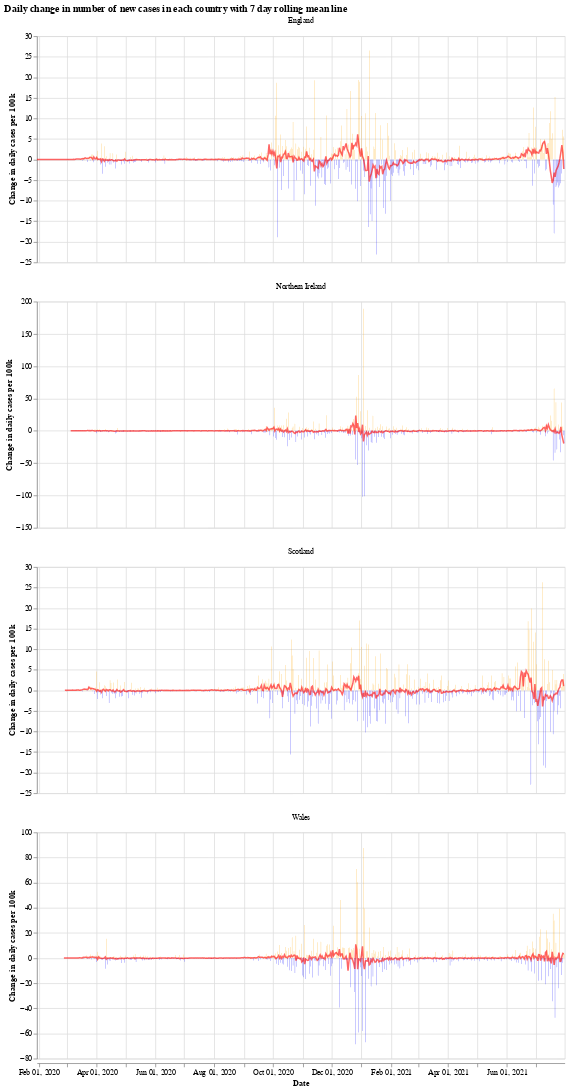

The notebook cell this image was saved under:
### Markdown cell above
We will use the Python library `Altair` for visualising the data, see the [altair docs](https://altair-viz.github.io/) for more information.

First we have a graph which shows the daily change in the number of new cases for each country. This number jumps up and down all over the place, which is likely due to delay in reporting of new cases over the weekend. Another interesting thing is that it looks like the daily cases in Wales experienced a much shorter period of calm over the summer (calm in the sense of daily cases not jumping up and down).

The orange bars are days when the number of new cases (per 100k population) was more than the previous day, while the blue are days when the number of new cases dropped. The red line is the 7 day moving average. 

When the moving average line is below 0, it means that there is a consistent drop in new cases. We can see this clearly happening around the times that lockdowns were introduced (though, to varying degrees). I will update the graphs soon with a marker of when each lockdown started.

### Code cell
# collapse
import altair as alt

bars = alt.Chart(uk_cases).mark_bar().encode(
    x=alt.X("yearmonthdate(date):T", axis=alt.Axis(title='Date')),
    y=alt.Y("casesChangeRate:Q", axis=alt.Axis(title='Change in daily cases per 100k')),
    tooltip='casesChange',
    color=alt.condition(
        alt.datum.casesChangeRate > 0,
        alt.value("orange"),  # The positive color
        alt.value("blue")  # The negative color
    )
).properties(title='Daily change in number of new cases with 7 day rolling mean',width=700).interactive()

line = alt.Chart(uk_cases).mark_line(
    color='red',
    size=2,
    opacity=0.6
).transform_window(
    rolling_mean='mean(casesChangeRate)',
    frame=[0, 7],
    groupby=['areaName']
).encode(
    x='yearmonthdate(date):T',
    y='rolling_mean:Q'
)

alt.layer(bars, line, data=uk_cases).facet(alt.Column(
    'areaName', title=''), columns=1).resolve_scale(y='independent').properties(title='Daily change in number of new cases in each country with 7 day rolling mean line')

### Figure 1 — Vega-Lite specification as saved in the notebook (floating-point values rounded to 4 significant figures; data arrays with more than 128 entries replaced by an {"elided": "..."} marker saying what was removed)
{"config": {"view": {"continuousWidth": 400, "continuousHeight": 300}}, "data": {"name": "data-2f0412e02cd5a94df2e3055c10d651ae"}, "facet": {"type": "nominal", "field": "areaName", "title": ""}, "spec": {"layer": [{"mark": "bar", "encoding": {"color": {"condition": {"value": "orange", "test": "(datum.casesChangeRate > 0)"}, "value": "blue"}, "tooltip": {"type": "quantitative", "field": "casesChange"}, "x": {"type": "temporal", "axis": {"title": "Date"}, "field": "date", "timeUnit": "yearmonthdate"}, "y": {"type": "quantitative", "axis": {"title": "Change in daily cases per 100k"}, "field": "casesChangeRate"}}, "selection": {"selector001": {"type": "interval", "bind": "scales", "encodings": ["x", "y"]}}, "title": "Daily change in number of new cases with 7 day rolling mean", "width": 700}, {"mark": {"type": "line", "color": "red", "opacity": 0.6, "size": 2}, "encoding": {"x": {"type": "temporal", "field": "date", "timeUnit": "yearmonthdate"}, "y": {"type": "quantitative", "field": "rolling_mean"}}, "transform": [{"window": [{"op": "mean", "field": "casesChangeRate", "as": "rolling_mean"}], "frame": [0, 7], "groupby": ["areaName"]}]}]}, "columns": 1, "resolve": {"scale": {"y": "independent"}}, "title": "Daily change in number of new cases in each country with 7 day rolling mean line", "$schema": "https://vega.github.io/schema/vega-lite/v4.8.1.json", "datasets": {"data-2f0412e02cd5a94df2e3055c10d651ae": {"elided": "2100 records"}}}
